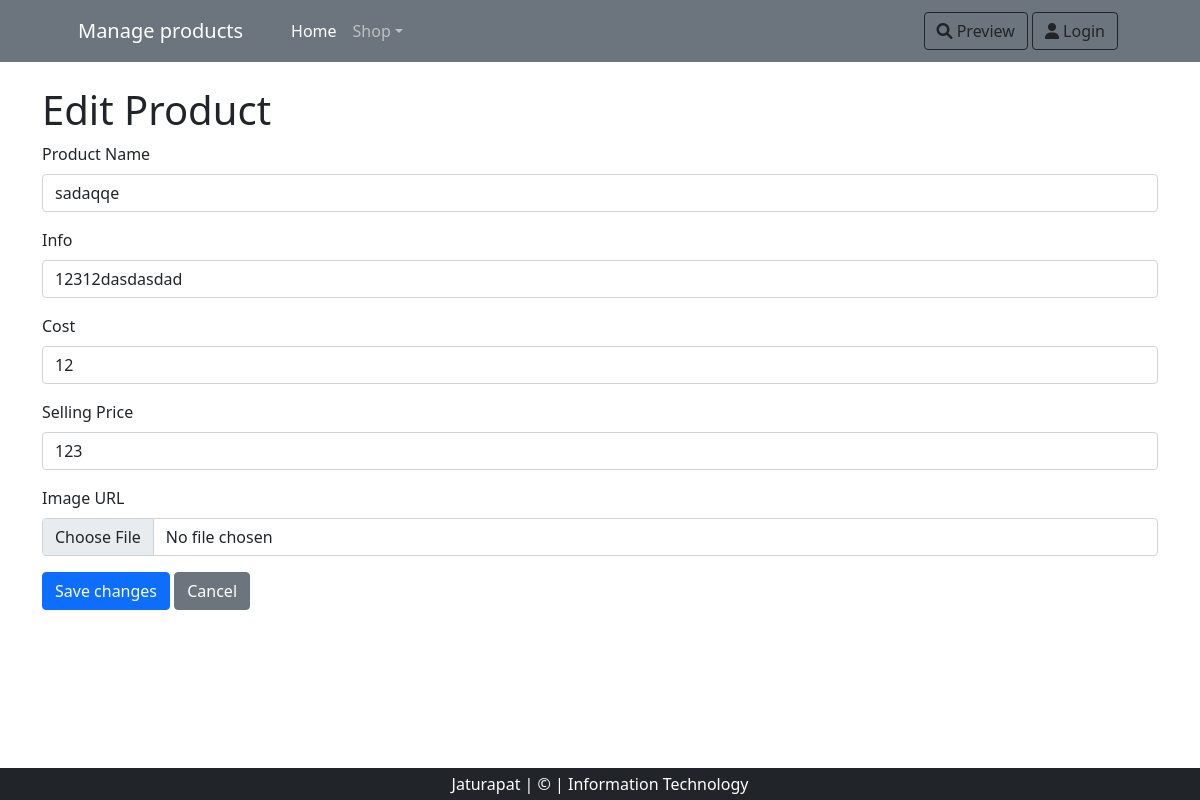
The page /edit.php?id=1 on the database its author committed.
### tables this page shows
CREATE TABLE `hw06` (
  `id` int(200) NOT NULL,
  `proname` varchar(200) NOT NULL,
  `info` varchar(200) NOT NULL,
  `cost` int(200) NOT NULL,
  `Selling` int(200) NOT NULL,
  `img` varchar(300) NOT NULL
);

### edit.php (the view, shortened to what this page needs)
<?php
include('config.php');
include('nav.php');
include('footer.php');
if (isset($_GET['id'])) {
    $id = $_GET['id'];
    $sql = "SELECT * FROM hw06 WHERE id = :id";
    $stmt = $conn->prepare($sql);
    $stmt->execute(['id' => $id]);
    $product = $stmt->fetch(PDO::FETCH_ASSOC);
} else {
    echo "No product ID specified.";
    exit;
}
?>
<!DOCTYPE html>
<html lang="en">
<head>
    <link href="https://cdn.jsdelivr.net/npm/bootstrap@5.1.3/dist/css/bootstrap.min.css" rel="stylesheet">
</head>
<body>
    <div class="container">
        <h1 class="mt-4">Edit Product</h1>
        <form action="" method="post">
            <div class="mb-3">
                <label for="proname" class="form-label">Product Name</label>
                <input type="text" class="form-control" id="proname" name="proname" value="<?php echo htmlspecialchars($product['proname']); ?>" required>
            </div>
            <div class="mb-3">
                <label for="info" class="form-label">Info</label>
                <input type="text" class="form-control" id="info" name="info" value="<?php echo htmlspecialchars($product['info']); ?>" required>
            </div>
            <div class="mb-3">
                <label for="cost" class="form-label">Cost</label>
                <input type="number" class="form-control" id="cost" name="cost" value="<?php echo htmlspecialchars($product['cost']); ?>" step="0.01" required>
            </div>
            <div class="mb-3">
                <label for="selling" class="form-label">Selling Price</label>
                <input type="number" class="form-control" id="selling" name="selling" value="<?php echo htmlspecialchars($product['Selling']); ?>" step="0.01" required>
            </div>
            <div class="mb-3">
                <label for="img" class="form-label">Image URL</label>
                <input type="file" class="form-control" id="img" name="img" value="<?php echo htmlspecialchars($product['Img']); ?>">
            </div>
            <button type="submit" class="btn btn-primary">Save changes</button>
            <a href="previewlogin.php" class="btn btn-secondary">Cancel</a>
        </form>
    </div>
</body>
</html>

### rows shown on the page
hw06: proname "sadaqqe", info "12312dasdasdad", cost "12", selling "123"
